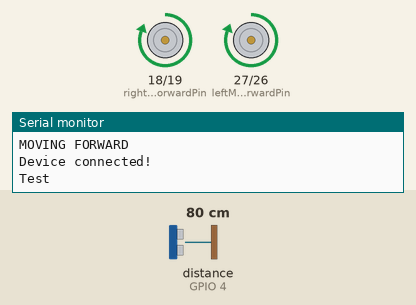
Simulated run of this sketch. Board: ESP32. On the bench: motor-driver pin pairs drawn as motors (green arrow = first pin HIGH = forward, orange = second pin HIGH = backward, longer = more drive, scaled by the enable pin), the last lines printed to the serial monitor. Inputs (shaded band) come from the test bench; at power-on: distance to the obstacle (sensor on GPIO 4) 80 cm. Random numbers use the default seed unless the sketch sets one; nothing arrives over Bluetooth unless stated; a phone connects over Bluetooth LE 3 s after start.

Above: at 3.8 s.
3.9 s: distance to the obstacle (sensor on GPIO 4) set to 16 cm
7.8 s: distance to the obstacle (sensor on GPIO 4) set to 12 cm
At 10.22 s:
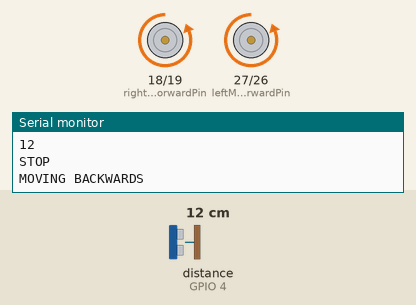
At 12.4 s:
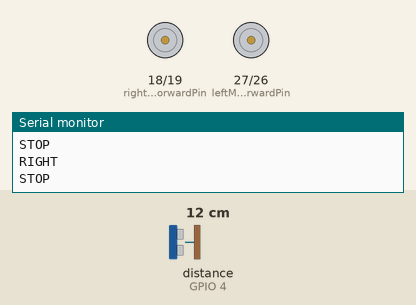
13.3 s: distance to the obstacle (sensor on GPIO 4) set to 18 cm
17.2 s: distance to the obstacle (sensor on GPIO 4) set to 2 cm
At 21.2 s:
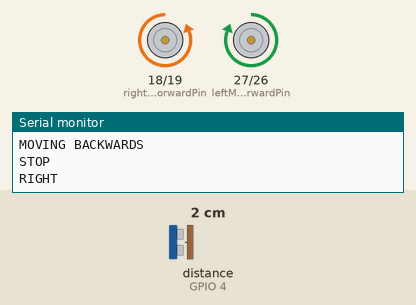
Timing chart, 0 to 41.8 s (numbered marks = the images above; inputs shaded):
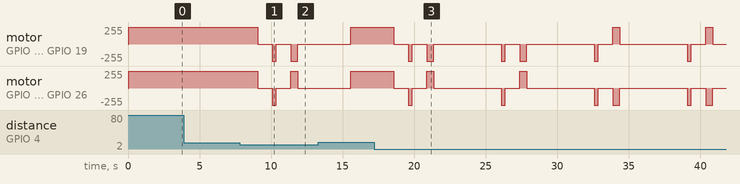

The sketch:

BLE_server_working.ino
```cpp
#include <HCSR04.h>
#include <BLEDevice.h>
#include <BLEUtils.h>
#include <BLEServer.h>

UltraSonicDistanceSensor ultrasonic(2,4);
int distance;

// left motor
int leftMotorSpeedPin = 14;
int leftMotorForwardPin = 27;
int leftMotorBackwardPin = 26;


// right motor
int rightMotorSpeedPin = 21;
int rightMotorForwardPin = 18;
int rightMotorBackwardPin = 19;

#define SERVICE_UUID        "4fafc201-1fb5-459e-8fcc-c5c9c331914b"
#define CHARACTERISTIC_UUID "beb5483e-36e1-4688-b7f5-ea07361b26a8"
#define OTHER_CHARACTERISTIC_UUID "5d0faa6a-5086-11ec-bf63-0242ac130002"

int count = 0;
bool device_connected = false;
BLEServer *pServer;
BLEService *pService;
BLECharacteristic *pCharacteristic;
BLECharacteristic *otherCharacteristic;

class MyServerCallbacks: public BLEServerCallbacks {
  void onConnect(BLEServer* pServer) {
    device_connected = true;
  };

  void onDisconnect(BLEServer* pServer) {
    device_connected = false;
  };
};
void setup() {
    pinMode(leftMotorSpeedPin, OUTPUT);
    pinMode(leftMotorForwardPin, OUTPUT);
    pinMode(leftMotorBackwardPin, OUTPUT);
    pinMode(rightMotorSpeedPin, OUTPUT);
    pinMode(rightMotorForwardPin, OUTPUT);
    pinMode(rightMotorBackwardPin, OUTPUT);

    Serial.begin(9600);

  digitalWrite(leftMotorSpeedPin, HIGH);
  digitalWrite(rightMotorSpeedPin, HIGH);

  Serial.println("Starting BLE work!");

  BLEDevice::init("Long name works now");
  pServer = BLEDevice::createServer();
  pServer->setCallbacks(new MyServerCallbacks());
  pService = pServer->createService(SERVICE_UUID);
  pCharacteristic = pService->createCharacteristic(
                                         CHARACTERISTIC_UUID,
                                         BLECharacteristic::PROPERTY_READ |
                                         BLECharacteristic::PROPERTY_WRITE
                                       );

  pCharacteristic->setValue("Hello World says Mani");

  otherCharacteristic = pService->createCharacteristic(
                                         OTHER_CHARACTERISTIC_UUID,
                                         BLECharacteristic::PROPERTY_READ |
                                         BLECharacteristic::PROPERTY_WRITE
                                       );

  otherCharacteristic->setValue("Hello World says Angel");

  pService->start();
  // BLEAdvertising *pAdvertising = pServer->getAdvertising();  // this still is working for backward compatibility
  BLEAdvertising *pAdvertising = BLEDevice::getAdvertising();
  pAdvertising->addServiceUUID(SERVICE_UUID);
  pAdvertising->setScanResponse(true);
  pAdvertising->setMinPreferred(0x06);  // functions that help with iPhone connections issue
  pAdvertising->setMinPreferred(0x12);
  BLEDevice::startAdvertising();
  Serial.println("Characteristic defined! Now you can read it in your phone!");
}

void loop() {
  distance = ultrasonic.measureDistanceCm(); //Use 'CM' for centimeters or 'INC' for inches
  Serial.println(distance);
  otherCharacteristic->setValue(distance);
  otherCharacteristic->notify();

  if (distance > -1 && distance < 15) {
    stop();
    pCharacteristic->setValue("stopping");
    delay(1000);
    goBackward();
    pCharacteristic->setValue("moving backwards");
    delay(300);
    stop();
    delay(1000);

    if(random(0, 2) == 0) {
      goLeft();
      pCharacteristic->setValue("moving left");
    } else {
      goRight();
      pCharacteristic->setValue("moving right");
    }

    delay(500);
    stop();
    pCharacteristic->setValue("stopping");
    delay(700);
  } else {
    goForward();
    pCharacteristic->setValue("moving forward");
  }

  pCharacteristic->notify();
  if (device_connected) {
    Serial.println("Device connected!");
  } else {
    Serial.println("Device not connected!");
  }

  Serial.println("Test");

  count = count + 1;
  delay(3000);
}

void goForward() {
  Serial.println("MOVING FORWARD");
  digitalWrite(leftMotorForwardPin, HIGH);
  digitalWrite(leftMotorBackwardPin, LOW);
  digitalWrite(rightMotorForwardPin, HIGH);
  digitalWrite(rightMotorBackwardPin, LOW);
}

void goBackward() {
  Serial.println("MOVING BACKWARDS");
  digitalWrite(leftMotorForwardPin, LOW);
  digitalWrite(leftMotorBackwardPin, HIGH);
  digitalWrite(rightMotorForwardPin, LOW);
  digitalWrite(rightMotorBackwardPin, HIGH);
}

void stop() {
  Serial.println("STOP");
  digitalWrite(leftMotorForwardPin, LOW);
  digitalWrite(leftMotorBackwardPin, LOW);
  digitalWrite(rightMotorForwardPin, LOW);
  digitalWrite(rightMotorBackwardPin, LOW);
}

void goRight() {
  Serial.println("RIGHT");
  digitalWrite(leftMotorForwardPin, HIGH);
  digitalWrite(leftMotorBackwardPin, LOW);
  digitalWrite(rightMotorForwardPin, LOW);
  digitalWrite(rightMotorBackwardPin, HIGH);
}

void goLeft() {
  Serial.println("LEFT");
  digitalWrite(leftMotorForwardPin, LOW);
  digitalWrite(leftMotorBackwardPin, HIGH);
  digitalWrite(rightMotorForwardPin, HIGH);
  digitalWrite(rightMotorBackwardPin, LOW);
}
```

Measured:
- the behaviour switches between 15 and 14 cm on distance to the obstacle (sensor on GPIO 4) (found by bisection; images 0 and 1)
